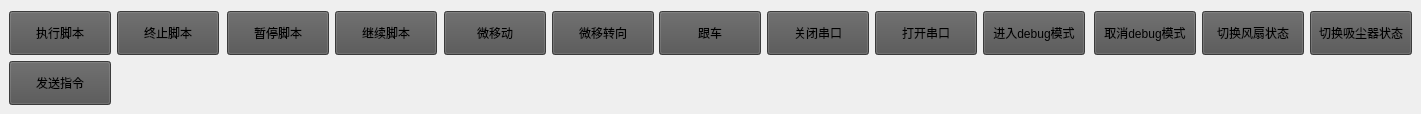
      <widget class="QWidget" name="tab_4">
       <attribute name="title">
        <string>高级操作</string>
       </attribute>
       <widget class="QPushButton" name="pushButton_SlowMove">
        <property name="geometry">
         <rect>
          <x>444</x>
          <y>11</y>
          <width>102</width>
          <height>44</height>
         </rect>
        </property>
        <property name="minimumSize">
         <size>
          <width>102</width>
          <height>44</height>
         </size>
        </property>
        <property name="maximumSize">
         <size>
          <width>102</width>
          <height>44</height>
         </size>
        </property>
        <property name="styleSheet">
         <string notr="true">QPushButton:enabled {
        background: rgb(82, 82, 82);
}
QPushButton:enabled:hover{
        background: rgb(100, 100, 100);
}
QPushButton:enabled:pressed{
        background: rgb(56, 56, 56);
}
</string>
        </property>
        <property name="text">
         <string>微移动</string>
        </property>
       </widget>
       <widget class="QPushButton" name="pushButton_SlowTurning">
        <property name="geometry">
         <rect>
          <x>552</x>
          <y>11</y>
          <width>102</width>
          <height>44</height>
         </rect>
        </property>
        <property name="minimumSize">
         <size>
          <width>102</width>
          <height>44</height>
         </size>
        </property>
        <property name="maximumSize">
         <size>
          <width>102</width>
          <height>44</height>
         </size>
        </property>
        <property name="styleSheet">
         <string notr="true">QPushButton:enabled {
        background: rgb(82, 82, 82);
}
QPushButton:enabled:hover{
        background: rgb(100, 100, 100);
}
QPushButton:enabled:pressed{
        background: rgb(56, 56, 56);
}
</string>
        </property>
        <property name="text">
         <string>微移转向</string>
        </property>
       </widget>
       <widget class="QPushButton" name="pushButton_Follow">
        <property name="geometry">
         <rect>
          <x>659</x>
          <y>11</y>
          <width>102</width>
          <height>44</height>
         </rect>
        </property>
        <property name="minimumSize">
         <size>
          <width>102</width>
          <height>44</height>
         </size>
        </property>
        <property name="maximumSize">
         <size>
          <width>102</width>
          <height>44</height>
         </size>
        </property>
        <property name="styleSheet">
         <string notr="true">QPushButton:enabled {
        background: rgb(82, 82, 82);
}
QPushButton:enabled:hover{
        background: rgb(100, 100, 100);
}
QPushButton:enabled:pressed{
        background: rgb(56, 56, 56);
}
</string>
        </property>
        <property name="text">
         <string>跟车</string>
        </property>
       </widget>
       <widget class="QPushButton" name="pushButton_DebugMode">
        <property name="geometry">
         <rect>
          <x>983</x>
          <y>11</y>
          <width>102</width>
          <height>44</height>
         </rect>
        </property>
        <property name="minimumSize">
         <size>
          <width>102</width>
          <height>44</height>
         </size>
        </property>
        <property name="maximumSize">
         <size>
          <width>102</width>
          <height>44</height>
         </size>
        </property>
        <property name="styleSheet">
         <string notr="true">QPushButton:enabled {
        background: rgb(82, 82, 82);
}
QPushButton:enabled:hover{
        background: rgb(100, 100, 100);
}
QPushButton:enabled:pressed{
        background: rgb(56, 56, 56);
}
</string>
        </property>
        <property name="text">
         <string>进入debug模式</string>
        </property>
       </widget>
       <widget class="QPushButton" name="pushButton_OpenSerialPort">
        <property name="geometry">
         <rect>
          <x>875</x>
          <y>11</y>
          <width>102</width>
          <height>44</height>
         </rect>
        </property>
        <property name="minimumSize">
         <size>
          <width>102</width>
          <height>44</height>
         </size>
        </property>
        <property name="maximumSize">
         <size>
          <width>102</width>
          <height>44</height>
         </size>
        </property>
        <property name="styleSheet">
         <string notr="true">QPushButton:enabled {
        background: rgb(82, 82, 82);
}
QPushButton:enabled:hover{
        background: rgb(100, 100, 100);
}
QPushButton:enabled:pressed{
        background: rgb(56, 56, 56);
}
</string>
        </property>
        <property name="text">
         <string>打开串口</string>
        </property>
       </widget>
       <widget class="QPushButton" name="pushButton_CloseOpenSerialPort">
        <property name="geometry">
         <rect>
          <x>767</x>
          <y>11</y>
          <width>102</width>
          <height>44</height>
         </rect>
        </property>
        <property name="minimumSize">
         <size>
          <width>102</width>
          <height>44</height>
         </size>
        </property>
        <property name="maximumSize">
         <size>
          <width>102</width>
          <height>44</height>
         </size>
        </property>
        <property name="styleSheet">
         <string notr="true">QPushButton:enabled {
        background: rgb(82, 82, 82);
}
QPushButton:enabled:hover{
        background: rgb(100, 100, 100);
}
QPushButton:enabled:pressed{
        background: rgb(56, 56, 56);
}
</string>
        </property>
        <property name="text">
         <string>关闭串口</string>
        </property>
       </widget>
       <widget class="QPushButton" name="pushButton_CancelDebugMode">
        <property name="geometry">
         <rect>
          <x>1094</x>
          <y>11</y>
          <width>102</width>
          <height>44</height>
         </rect>
        </property>
        <property name="minimumSize">
         <size>
          <width>102</width>
          <height>44</height>
         </size>
        </property>
        <property name="maximumSize">
         <size>
          <width>102</width>
          <height>44</height>
         </size>
        </property>
        <property name="styleSheet">
         <string notr="true">QPushButton:enabled {
        background: rgb(82, 82, 82);
}
QPushButton:enabled:hover{
        background: rgb(100, 100, 100);
}
QPushButton:enabled:pressed{
        background: rgb(56, 56, 56);
}
</string>
        </property>
        <property name="text">
         <string>取消debug模式</string>
        </property>
       </widget>
       <widget class="QPushButton" name="pushButton_DoScript">
        <property name="geometry">
         <rect>
          <x>9</x>
          <y>11</y>
          <width>102</width>
          <height>44</height>
         </rect>
        </property>
        <property name="minimumSize">
         <size>
          <width>102</width>
          <height>44</height>
         </size>
        </property>
        <property name="maximumSize">
         <size>
          <width>102</width>
          <height>44</height>
         </size>
        </property>
        <property name="styleSheet">
         <string notr="true">QPushButton:enabled {
        background: rgb(82, 82, 82);
}
QPushButton:enabled:hover{
        background: rgb(100, 100, 100);
}
QPushButton:enabled:pressed{
        background: rgb(56, 56, 56);
}
</string>
        </property>
        <property name="text">
         <string>执行脚本</string>
        </property>
       </widget>
       <widget class="QPushButton" name="pushButton_StopScript">
        <property name="geometry">
         <rect>
          <x>117</x>
          <y>11</y>
          <width>102</width>
          <height>44</height>
         </rect>
        </property>
        <property name="minimumSize">
         <size>
          <width>102</width>
          <height>44</height>
         </size>
        </property>
        <property name="maximumSize">
         <size>
          <width>102</width>
          <height>44</height>
         </size>
        </property>
        <property name="styleSheet">
         <string notr="true">QPushButton:enabled {
        background: rgb(82, 82, 82);
}
QPushButton:enabled:hover{
        background: rgb(100, 100, 100);
}
QPushButton:enabled:pressed{
        background: rgb(56, 56, 56);
}
</string>
        </property>
        <property name="text">
         <string>终止脚本</string>
        </property>
       </widget>
       <widget class="QPushButton" name="pushButton_SwitchCleaner">
        <property name="geometry">
         <rect>
          <x>1310</x>
          <y>11</y>
          <width>102</width>
          <height>44</height>
         </rect>
        </property>
        <property name="minimumSize">
         <size>
          <width>102</width>
          <height>44</height>
         </size>
        </property>
        <property name="maximumSize">
         <size>
          <width>102</width>
          <height>44</height>
         </size>
        </property>
        <property name="styleSheet">
         <string notr="true">QPushButton:enabled {
        background: rgb(82, 82, 82);
}
QPushButton:enabled:hover{
        background: rgb(100, 100, 100);
}
QPushButton:enabled:pressed{
        background: rgb(56, 56, 56);
}
</string>
        </property>
        <property name="text">
         <string>切换吸尘器状态</string>
        </property>
       </widget>
       <widget class="QPushButton" name="pushButton_SwitchFan">
        <property name="geometry">
         <rect>
          <x>1202</x>
          <y>11</y>
          <width>102</width>
          <height>44</height>
         </rect>
        </property>
        <property name="minimumSize">
         <size>
          <width>102</width>
          <height>44</height>
         </size>
        </property>
        <property name="maximumSize">
         <size>
          <width>102</width>
          <height>44</height>
         </size>
        </property>
        <property name="styleSheet">
         <string notr="true">QPushButton:enabled {
        background: rgb(82, 82, 82);
}
QPushButton:enabled:hover{
        background: rgb(100, 100, 100);
}
QPushButton:enabled:pressed{
        background: rgb(56, 56, 56);
}
</string>
        </property>
        <property name="text">
         <string>切换风扇状态</string>
        </property>
       </widget>
       <widget class="QPushButton" name="pushButton_ContinueScript">
        <property name="geometry">
         <rect>
          <x>335</x>
          <y>11</y>
          <width>102</width>
          <height>44</height>
         </rect>
        </property>
        <property name="minimumSize">
         <size>
          <width>102</width>
          <height>44</height>
         </size>
        </property>
        <property name="maximumSize">
         <size>
          <width>102</width>
          <height>44</height>
         </size>
        </property>
        <property name="styleSheet">
         <string notr="true">QPushButton:enabled {
        background: rgb(82, 82, 82);
}
QPushButton:enabled:hover{
        background: rgb(100, 100, 100);
}
QPushButton:enabled:pressed{
        background: rgb(56, 56, 56);
}
</string>
        </property>
        <property name="text">
         <string>继续脚本</string>
        </property>
       </widget>
       <widget class="QPushButton" name="pushButton_PauseScript">
        <property name="geometry">
         <rect>
          <x>227</x>
          <y>11</y>
          <width>102</width>
          <height>44</height>
         </rect>
        </property>
        <property name="minimumSize">
         <size>
          <width>102</width>
          <height>44</height>
         </size>
        </property>
        <property name="maximumSize">
         <size>
          <width>102</width>
          <height>44</height>
         </size>
        </property>
        <property name="styleSheet">
         <string notr="true">QPushButton:enabled {
        background: rgb(82, 82, 82);
}
QPushButton:enabled:hover{
        background: rgb(100, 100, 100);
}
QPushButton:enabled:pressed{
        background: rgb(56, 56, 56);
}
</string>
        </property>
        <property name="text">
         <string>暂停脚本</string>
        </property>
       </widget>
       <widget class="QPushButton" name="pushButton_SendInstructions">
        <property name="geometry">
         <rect>
          <x>9</x>
          <y>61</y>
          <width>102</width>
          <height>44</height>
         </rect>
        </property>
        <property name="minimumSize">
         <size>
          <width>102</width>
          <height>44</height>
         </size>
        </property>
        <property name="maximumSize">
         <size>
          <width>102</width>
          <height>44</height>
         </size>
        </property>
        <property name="styleSheet">
         <string notr="true">QPushButton:enabled {
        background: rgb(82, 82, 82);
}
QPushButton:enabled:hover{
        background: rgb(100, 100, 100);
}
QPushButton:enabled:pressed{
        background: rgb(56, 56, 56);
}</string>
        </property>
        <property name="text">
         <string>发送指令</string>
        </property>
       </widget>
      </widget>
